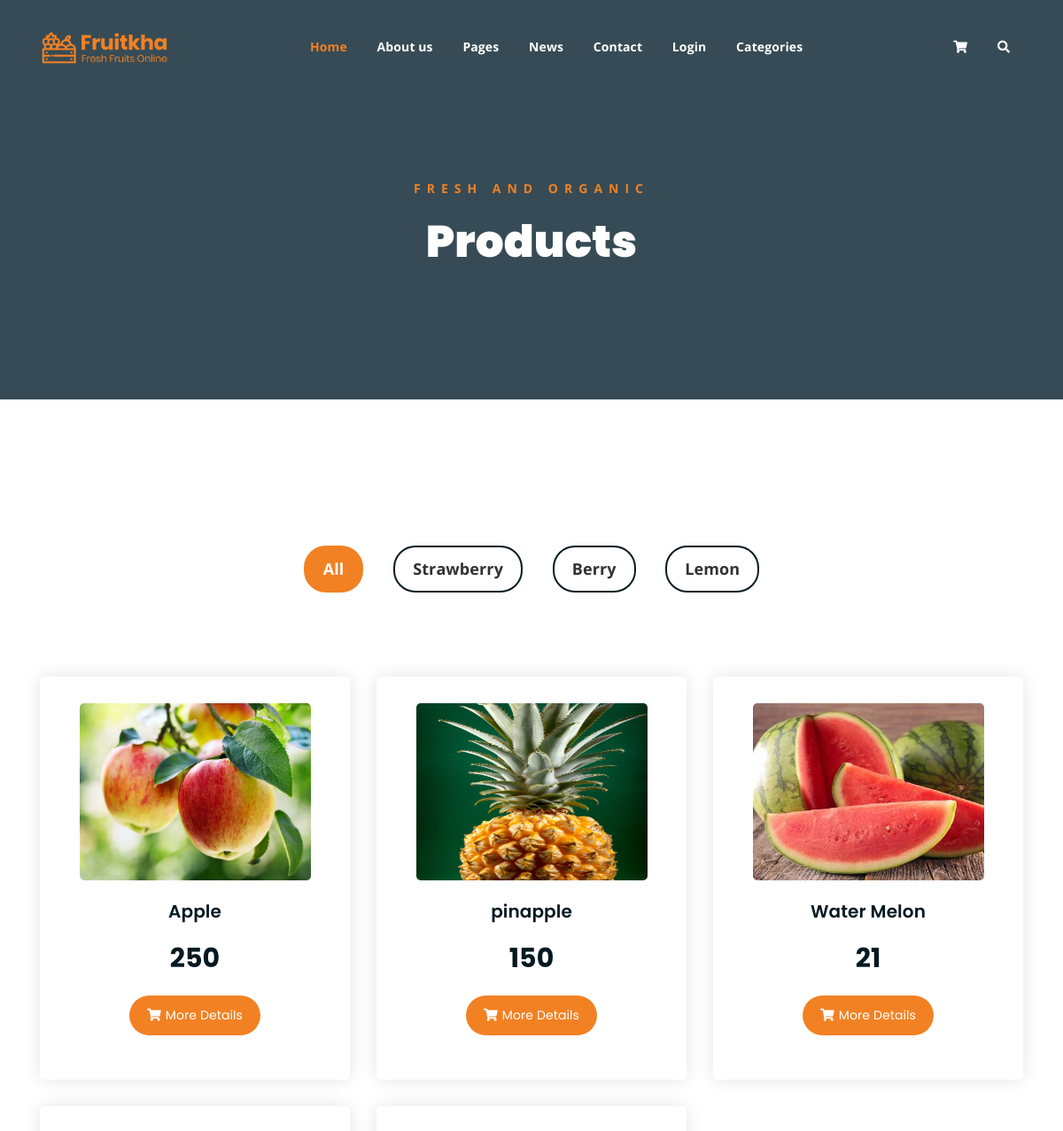
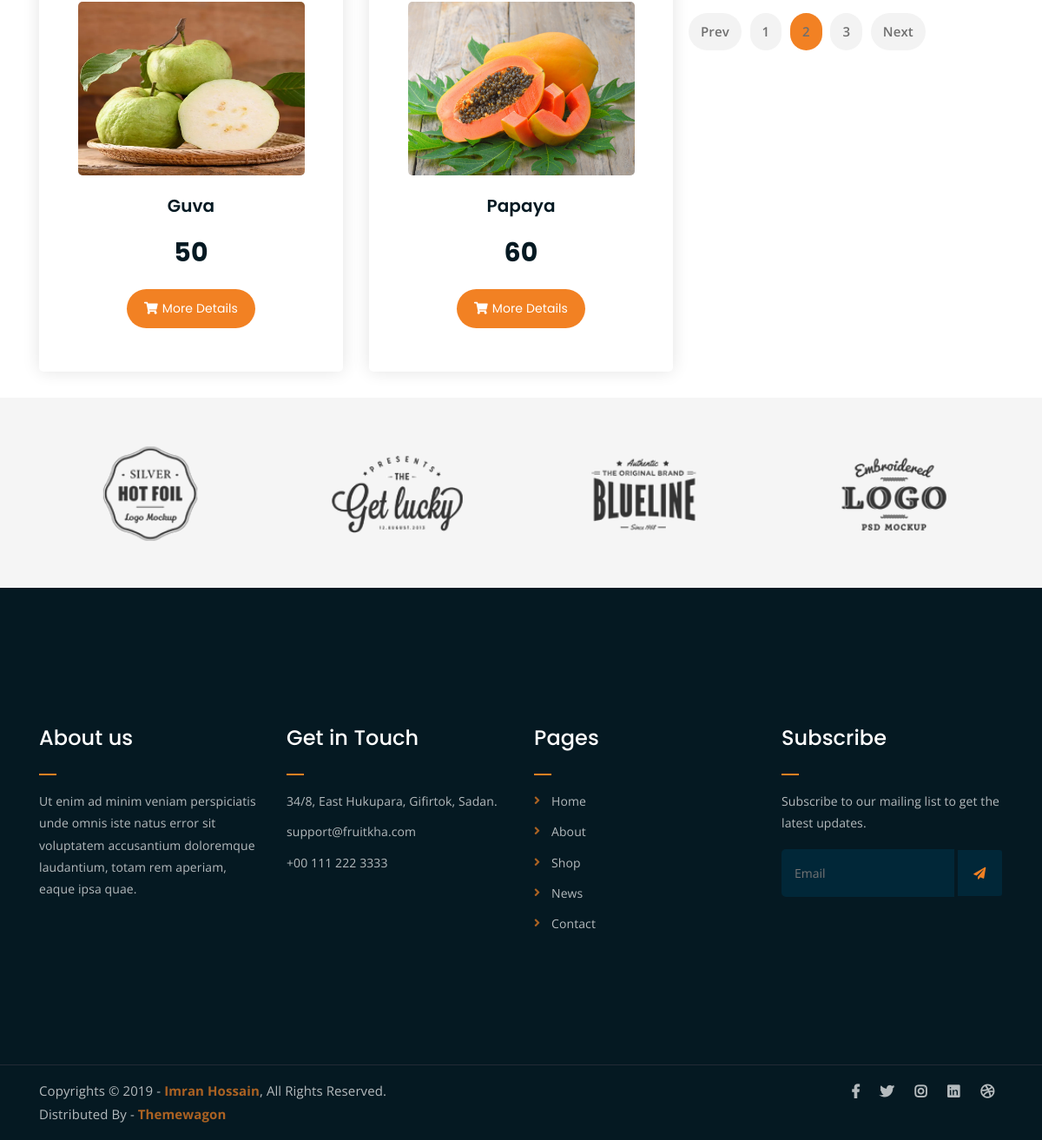
/webapp/product_page/Organic Fruits, run on the app's committed database (2 pictures, top to bottom).
### myapp/models.py (models this page shows)
class productDb(models.Model):
    Category=models.CharField(max_length=60,null=True,blank=True)
    PrdctName=models.CharField(max_length=60,null=True,blank=True)
    Price=models.IntegerField(null=True,blank=True)
    Description=models.CharField(max_length=200,null=True,blank=True)
    Brand=models.CharField(max_length=50,null=True,blank=True)
    Productimage=models.ImageField(upload_to="Dp",null=True,blank=True)

### webapp/views.py (the view)
# urls.py: path('product_page/<cat_name>',views.product_page,name="product_page"),
def product_page(req,cat_name):
    data=categoryDb.objects.all()
    pro=productDb.objects.filter(Category=cat_name)
    return render(req,"product.html",{'data':data, 'pro':pro})

### webapp/templates/product.html (shortened to what this page needs)
<!DOCTYPE html>
{% load static %}
<html lang="en">
<head>
	<link rel="stylesheet" href="{% static 'assets/css/all.min.css' %}">
	<link rel="stylesheet" href="{% static 'assets/bootstrap/css/bootstrap.min.css' %}">
	<link rel="stylesheet" href="{% static 'assets/css/owl.carousel.css' %}">
	<link rel="stylesheet" href="{% static 'assets/css/magnific-popup.css' %}">
	<link rel="stylesheet" href="{% static 'assets/css/animate.css' %}">
	<link rel="stylesheet" href="{% static 'assets/css/meanmenu.min.css' %}">
	<link rel="stylesheet" href="{% static 'assets/css/main.css' %}">
	<link rel="stylesheet" href="{% static 'assets/css/responsive.css' %}">
</head>
<body>
	<div class="top-header-area" id="sticker">
		<div class="container">
			<div class="row">
				<div class="col-lg-12 col-sm-12 text-center">
					<div class="main-menu-wrap">
						<div class="site-logo">
							<a href="index.html">
								<img src="{% static 'assets/img/logo.png' %}" alt="">
							</a>
						</div>
						<nav class="main-menu">
							<ul>
								<li class="current-list-item"><a href="{% url 'home_page' %}">Home</a>
								</li>
								<li><a href="{% url 'about_page' %}">About us</a></li>
								<li><a href="">Pages</a>
								</li>
								<li><a href="news.html">News</a>
								</li>
								<li><a href="{% url 'contact_page' %}">Contact</a></li>
								{% if request.session.RegName %}
								<li><a href="#">{{request.session.RegName}}</a></li>
								<li><a href="{% url 'UserLogout' %}">Logout</a></li>
									{% else %}
								<li><a href="{% url 'login_page' %}">Login</a></li>
								{% endif %}
								<li><a href="shop.html">Categories</a>
								</li>
								<li>
									<div class="header-icons">
										<a class="shopping-cart" href="cart.html"><i class="fas fa-shopping-cart"></i></a>
										<a class="mobile-hide search-bar-icon" href="#"><i class="fas fa-search"></i></a>
									</div>
								</li>
							</ul>
						</nav>
					</div>
				</div>
			</div>
		</div>
	</div>
	<div class="breadcrumb-section breadcrumb-bg">
		<div class="container">
			<div class="row">
				<div class="col-lg-8 offset-lg-2 text-center">
					<div class="breadcrumb-text">
						<p>Fresh and Organic</p>
						<h1>Products</h1>
					</div>
				</div>
			</div>
		</div>
	</div>
	<div class="product-section mt-150 mb-150">
		<div class="container">
			<div class="row">
                <div class="col-md-12">
                    <div class="product-filters">
                        <ul>
                            <li class="active" data-filter="*">All</li>
                            <li data-filter=".strawberry">Strawberry</li>
                            <li data-filter=".berry">Berry</li>
                            <li data-filter=".lemon">Lemon</li>
                        </ul>
                    </div>
                </div>
            </div>
			<div class="row product-lists">
				{% for i in pro %}
				<div class="col-lg-4 col-md-6 text-center strawberry">
					<div class="single-product-item">
						<div class="product-image">
							<a href="single-product.html"><img src="{{i.Productimage.url}}" alt="" width="200px" height="200em"></a>
						</div>
						<h3>{{i.PrdctName}}</h3>
						<p class="product-price">{{i.Price}}</p>
						<a href="{% url 'single_pro' dataid=i.id%}" class="cart-btn"><i class="fas fa-shopping-cart"></i>More Details</a>
					</div>
				</div>
				{% endfor %}
			<div class="row">
				<div class="col-lg-12 text-center">
					<div class="pagination-wrap">
						<ul>
							<li><a href="#">Prev</a></li>
							<li><a href="#">1</a></li>
							<li><a class="active" href="#">2</a></li>
							<li><a href="#">3</a></li>
							<li><a href="#">Next</a></li>
						</ul>
					</div>
				</div>
			</div>
		</div>
	</div>
	<div class="logo-carousel-section">
		<div class="container">
			<div class="row">
				<div class="col-lg-12">
					<div class="logo-carousel-inner">
						<div class="single-logo-item">
							<img src="assets/img/company-logos/1.png" alt="">
						</div>
						<div class="single-logo-item">
							<img src="assets/img/company-logos/2.png" alt="">
						</div>
						<div class="single-logo-item">
							<img src="assets/img/company-logos/3.png" alt="">
						</div>
						<div class="single-logo-item">
							<img src="assets/img/company-logos/4.png" alt="">
						</div>
					</div>
				</div>
			</div>
		</div>
	</div>
	<div class="footer-area">
		<div class="container">
			<div class="row">
				<div class="col-lg-3 col-md-6">
					<div class="footer-box about-widget">
						<h2 class="widget-title">About us</h2>
						<p>Ut enim ad minim veniam perspiciatis unde omnis iste natus error sit voluptatem accusantium doloremque laudantium, totam rem aperiam, eaque ipsa quae.</p>
					</div>
				</div>
				<div class="col-lg-3 col-md-6">
					<div class="footer-box get-in-touch">
						<h2 class="widget-title">Get in Touch</h2>
						<ul>
							<li>34/8, East Hukupara, Gifirtok, Sadan.</li>
							<li>support@fruitkha.com</li>
							<li>+00 111 222 3333</li>
						</ul>
					</div>
				</div>
				<div class="col-lg-3 col-md-6">
					<div class="footer-box pages">
						<h2 class="widget-title">Pages</h2>
						<ul>
							<li><a href="index.html">Home</a></li>
							<li><a href="about.html">About</a></li>
							<li><a href="services.html">Shop</a></li>
							<li><a href="news.html">News</a></li>
							<li><a href="contact.html">Contact</a></li>
						</ul>
					</div>
				</div>
				<div class="col-lg-3 col-md-6">
					<div class="footer-box subscribe">
						<h2 class="widget-title">Subscribe</h2>
						<p>Subscribe to our mailing list to get the latest updates.</p>
						<form action="index.html">
							<input type="email" placeholder="Email">
							<button type="submit"><i class="fas fa-paper-plane"></i></button>
						</form>
					</div>
				</div>
			</div>
		</div>
	</div>
	<div class="copyright">
		<div class="container">
			<div class="row">
				<div class="col-lg-6 col-md-12">
					<p>Copyrights &copy; 2019 - <a href="https://imransdesign.com/">Imran Hossain</a>,  All Rights Reserved.<br>
						Distributed By - <a href="https://themewagon.com/">Themewagon</a>
					</p>
				</div>
				<div class="col-lg-6 text-right col-md-12">
					<div class="social-icons">
						<ul>
							<li><a href="#" target="_blank"><i class="fab fa-facebook-f"></i></a></li>
							<li><a href="#" target="_blank"><i class="fab fa-twitter"></i></a></li>
							<li><a href="#" target="_blank"><i class="fab fa-instagram"></i></a></li>
							<li><a href="#" target="_blank"><i class="fab fa-linkedin"></i></a></li>
							<li><a href="#" target="_blank"><i class="fab fa-dribbble"></i></a></li>
						</ul>
					</div>
				</div>
			</div>
		</div>
	</div>
 </body>
</html>

### data on the page
productDb: Productimage (picture), PrdctName "Apple", Price "250"
productDb: Productimage (picture), PrdctName "pinapple", Price "150"
productDb: Productimage (picture), PrdctName "Water Melon", Price "21"
productDb: Productimage (picture), PrdctName "Guva", Price "50"
productDb: Productimage (picture), PrdctName "Papaya", Price "60"
